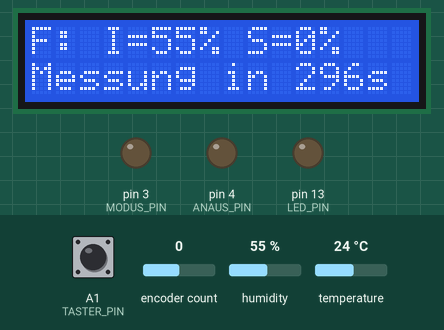
Recording of a sketch running on a simulated Arduino Uno, built with avr-gcc and run on an emulated ATmega328P. On the bench: 16×2 character LCD, output pins drawn as LEDs (lit = HIGH). The inputs (shaded band) are chosen by the test bench; at power-on: A1 (TASTER_PIN) HIGH, encoder count 0, humidity 55 %, temperature 24 °C. What the sketch prints to the serial monitor is not drawn.

Above: at 4.2 s.
4.3 s: A1 (TASTER_PIN) pulled LOW for 0.15 s
At 5.2 s:
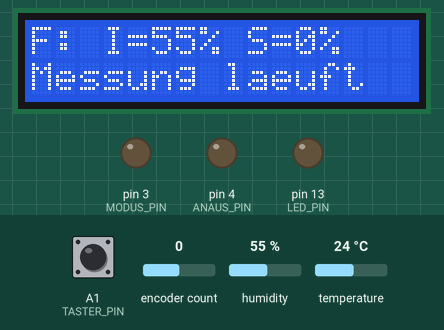
5.9 s: A1 (TASTER_PIN) pulled LOW for 1 s
9.9 s: A1 (TASTER_PIN) pulsed LOW 2 times (0.12 s each, 0.3 s apart)
At 13.3 s:
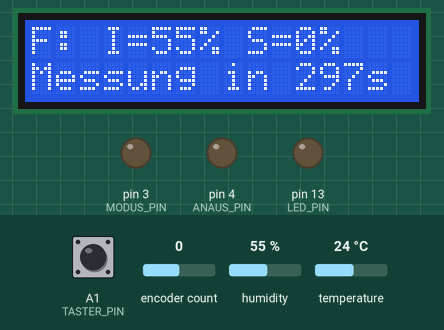
Timing chart, 0 to 14.5 s (numbered marks = the images above; inputs shaded):
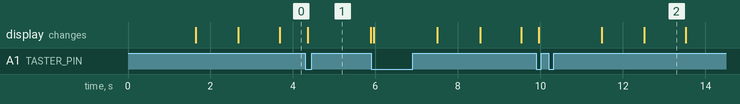

The sketch:

EntfeuchterSteuerung.ino
```cpp
#include <EEPROM.h>

#include <DHT.h>
#include <LiquidCrystal_I2C.h>
#include <RotaryEncoder.h>

// Debuglevel für print-Ausgaben (0 = Aus, 1 = Erstes Level, 2 = Zweites Level, 3 = alles)
#define DEBUG_LEVEL   3

// Wichtige Parameter:
// PINs
#define TASTER_PIN    A1          // PIN fuer Druckschalter (auf + gezogen)
#define DHT_PIN       2           // PIN fuer DHT-Daten
#define LED_PIN       13          // Nutze die eingebaute LED als Signal-LED
#define ANAUS_PIN     4           // PIN fuer Opto-Koppler: Ein-Aus
#define MODUS_PIN     3           // PIN fuer Opto-Koppler: Von "Normal" auf "Continuous"

// Zeiten (in Milli-Sekunden)
#define ZYKLUSZEIT      1000      // 1 Sekunde (Update Display)
#define LEUCHTZEIT      8000      // 8 Sekunden (Solange bleibt das Display beleuchtet)
#define MESSZEIT        300000    // 5 Minuten  (Messungsfrequenz)
#define MIN_LAUFZEIT    900000    // 15 Minuten (Wenn angeschaltet, Gerät mindestens so lange laufen lassen

#define DHTTYPE DHT22             // DHT 22  (AM2302), AM2321

#define FEUCHTE_MAX 75
#define FEUCHTE_MIN 45

// HW Objekte
DHT dht(DHT_PIN, DHTTYPE);
RotaryEncoder DrehGeber(A2, A3);
LiquidCrystal_I2C Anzeige(0x3F, 16, 2);;

// Globale Variablen
float Aktuelle_Feuchte = 0.0;
float FeuchtSchwelle = 0.0;
boolean GeraeteStatus = false;    // Initialisierung des TrocknerStatus, Anname: Geraet ist beim Einschalten "aus"
unsigned long GeraeteStartzeit = 0; // Egal bei Status Aus
unsigned long NaechsteMessung = 0;            // Zeit wann wieder mal gemessen werden soll
unsigned long Hintergrund = 0; // Zeit, wann die Hintergrundbeleuchtung ausgeschaltet wird (0 == ist aus)


void Anzeige_Feuchte(bool _Messung_laeuft = false) {
  if (DEBUG_LEVEL > 3) {
    Serial.print("Anzeige_Feuchte, Ist: ");
    Serial.print(Aktuelle_Feuchte);
    Serial.print(" Soll: ");
    Serial.println(FeuchtSchwelle);
  }
  Anzeige.clear();
  // Anzeige Zeile 1 immer
  // F: I=Ist%  S=Soll%
  // Anzeige Zeile 2 je nach Status:
  // - Messung laeuft
  // - Messung: xxx s
  // - Trocknen xxx s
  Anzeige.setCursor(0, 0);
  Anzeige.print("F: I=");
  Anzeige.print(int(Aktuelle_Feuchte));
  if (FeuchtSchwelle == FEUCHTE_MAX) {
    Anzeige.print("% *AUS*");
  } else {
    Anzeige.print("% S=");
    Anzeige.print(int(FeuchtSchwelle));
    Anzeige.print("%");
  }
  Anzeige.setCursor(0, 1);
  if (_Messung_laeuft) {
    Anzeige.print("Messung laeuft");
  } else {
    if (GeraeteStatus) {
      Anzeige.print("Trocknen ");
      unsigned long MSecs;
      MSecs = millis();
      Anzeige.print((MSecs - GeraeteStartzeit) / 1000);
      Anzeige.print("s");
    } else {
      Anzeige.print("Messung in ");
      Anzeige.print((NaechsteMessung - millis()) / 1000);
      Anzeige.print("s");
    }
  }
}

void setup() {
  // Ausgabe über Seriell
  if (DEBUG_LEVEL > 0) {
    Serial.begin(57600);
    Serial.println("Init");
  }

  EEPROM.get(0, FeuchtSchwelle);


  // Initialisierung der Ports
  // Drucktaster
  pinMode(TASTER_PIN, INPUT);
  // intene LED als Statusanzeige
  pinMode(LED_PIN, OUTPUT);
  digitalWrite(LED_PIN, LOW);
  // Pins für Opto-Koppler
  pinMode(ANAUS_PIN, OUTPUT);
  digitalWrite(ANAUS_PIN, LOW);
  pinMode(MODUS_PIN, OUTPUT);
  digitalWrite(MODUS_PIN, LOW);

  // HW Objekte initialisieren
  DrehGeber.setPosition(int(FeuchtSchwelle));

  Anzeige.begin();
  Anzeige.noBacklight();

  dht.begin();

  // Lese initial Feuchte ein:
  boolean MessErfolg = DHT_Messung(&Aktuelle_Feuchte);
}


// Zentrale Schleife, taktet mit ZYKLUSZEIT
void loop() {
  static unsigned long letzterUpdate = 0;

  // Regelmäßig das Display auf Stand bringen
  unsigned long Jetzt = millis();
  if (letzterUpdate + ZYKLUSZEIT < Jetzt) {
    Anzeige_Feuchte(false);
    letzterUpdate = Jetzt;
  }
  // Wenn das Licht an ist, aber die Zeit dafür abgelaufen ist, ausschalten
  if ((Hintergrund > 0) && (Hintergrund < Jetzt) && (!GeraeteStatus)) {
    Anzeige.noBacklight();
    Hintergrund = 0;
  }

  // erster Schritt: schauen, ob Knopf gedrueckt ist:
  if ( LOW == digitalRead(TASTER_PIN) ) {
    // Knopf gedrueckt, dann Licht an und eine Messung wird gestartet
    if (Hintergrund == 0)
      Anzeige.backlight();
    Hintergrund = Jetzt + LEUCHTZEIT;
    NaechsteMessung = 0;
    if (DEBUG_LEVEL > 2) {
      Serial.println("Knopf gedrückt, triggere Messung");
    }
  }

  DrehGeber.tick();
  int newPos = DrehGeber.getPosition();
  if (FeuchtSchwelle != newPos) {
    if (Hintergrund == 0)
      Anzeige.backlight();
    Hintergrund = Jetzt + LEUCHTZEIT;
    if (newPos < FEUCHTE_MIN) {
      if (DEBUG_LEVEL > 1) {
        Serial.print("Drehwert zu niedrig: ");
        Serial.println(newPos);
      }
      DrehGeber.setPosition(FeuchtSchwelle);
    } else if (newPos > FEUCHTE_MAX) {
      if (DEBUG_LEVEL > 1) {
        Serial.print("Drehwert zu hoch: ");
        Serial.println(newPos);
      }
      DrehGeber.setPosition(FeuchtSchwelle);
    } else {
      FeuchtSchwelle = newPos;
      EEPROM.put(0, FeuchtSchwelle);
      if (DEBUG_LEVEL > 0) {
        Serial.print("Schwelle geaendert: ");
        Serial.println(FeuchtSchwelle);
      }
      Anzeige_Feuchte(false);
    }
  }

  // Pruefe ob neue Messung nötig ist:
  if (Jetzt > NaechsteMessung) {
    if (DEBUG_LEVEL > 2) {
      Serial.print("Triggere Messung, Zeit jetzt: ");
      Serial.println(Jetzt / 1000);
    }
    NaechsteMessung = Jetzt + MESSZEIT;
    Messung();
    Anzeige_Feuchte(false);
  }
}

void Messung() {
  /* Sequenz:
    // 1. Messung
    // 2. Messung bewerten
    //  2.1 Messung fehlgeschlagen --> Schleife für 2 sek, mit 0,2 s blinkden. Schleife beenden (Sequenz wiederholen)
    //  2.2 Gemessener Wert trocken:
    //   2.2.1 Läuft Gerät, länger als MIN_LAUFZEIT
    //    2.2.1.1 Gerät ausschalten
    //  2.3 Gemessener Wert feucht:
    //   2.3.1 Läuft Gerät NICHT
    //    2.3.1.1 Gerät anschalten
  */

  // 1. Messung
  boolean MessErfolg = DHT_Messung(&Aktuelle_Feuchte);
  if (DEBUG_LEVEL > 2) {
    Serial.print("Erste Messung: Feuchte=");
    Serial.println(Aktuelle_Feuchte);
  }
  Anzeige_Feuchte(true);
  delay(1500);
  MessErfolg = DHT_Messung(&Aktuelle_Feuchte);

  if (DEBUG_LEVEL > 1) {
    Serial.print("Messung: Feuchte=");
    Serial.println(Aktuelle_Feuchte);
  }
  // 2. Messung bewerten
  //  2.1 Messung fehlgeschlagen?
  if (false == MessErfolg) {
    //  --> Schleife für 2,5 sek, mit 0,2 s blinken.
    boolean AnAus = false;
    if (DEBUG_LEVEL > 1) {
      Serial.println("Messung: Fehler");
    }
    // Blinken, wenn Messung schiefging
    for (int i = 0; i < 2500; i += 200) {
      if (!AnAus) {
        digitalWrite(LED_PIN, HIGH);
        AnAus = true;
      } else {
        digitalWrite(LED_PIN, LOW);
        AnAus = false;
      }
      delay(200);
    }
    //  Schleife beenden, nach 1 Sekunde wieder messen
    NaechsteMessung = millis() + 1000;
    return;
  }
  //  2.2 Gemessener Wert trocken (mind. 2% unter FeuchtSchwelle):
  if (Aktuelle_Feuchte < FeuchtSchwelle - 2.0 ) {
    if (DEBUG_LEVEL > 1) {
      Serial.print("Feuchte < SCHWELLE:");
      Serial.println(FeuchtSchwelle);
    }
    //   2.2.1 Läuft Gerät
    if (GeraeteStatus) {
      unsigned long MSecs;
      MSecs = millis();
      if ((MSecs < GeraeteStartzeit) || (MSecs > GeraeteStartzeit + MIN_LAUFZEIT))  {
        //    2.2.1.1 Gerät ausschalten
        if (DEBUG_LEVEL > 1) {
          Serial.println("Geraet Ausschalten");
        }
        AnAusSchalten();
      }
    }
  }
  if ((FeuchtSchwelle == FEUCHTE_MAX) && (GeraeteStatus) ) {
    //    Abschalten, falls per Drehregler der auf MAX gedreht wird und das Gerät läuft
    if (DEBUG_LEVEL > 1) {
      Serial.println("Geraet abschalten");
    }
    AnAusSchalten();
  }
  if ((FeuchtSchwelle < FEUCHTE_MAX) && (Aktuelle_Feuchte >= FeuchtSchwelle )) {
    //  2.3 Gemessener Wert feucht:
    //   2.3.1 Läuft Gerät NICHT
    if (DEBUG_LEVEL > 1) {
      Serial.println("Feuchte >= Schwelle");
    }
    if (!GeraeteStatus) {
      //    2.3.1.1 Gerät anschalten
      if (DEBUG_LEVEL > 1) {
        Serial.println("Geraet Anschalten");
      }
      AnAusSchalten();
    }
  }
}

void AnAusSchalten(void) {
  if (Hintergrund == 0)
    Anzeige.backlight();
  Hintergrund = millis() + LEUCHTZEIT;
  // Hey, etwas schalten: zeige aktuelle Werte
  Anzeige_Feuchte(false);

  // Einschalten: 200 ms Port ANAUS_PIN auf HIGH, dann 1 s pausieren, dann 200 ms PORT MODUS_PIN auf HIGH (1x --> "Continuous")
  // Ausschalten: 200 ms Port ANAUS_PIN auf HIGH, dann nix mehr. Aber Modus ist dann wurscht, also das gleiche wie beim Einschalten machen
  if (DEBUG_LEVEL > 2) {
    Serial.println("AnAusSchalten:");
    Serial.print("AnAus: ein");
  }
  digitalWrite(ANAUS_PIN, HIGH);
  delay(200);
  if (DEBUG_LEVEL > 2) {
    Serial.print("..aus");
  }
  digitalWrite(ANAUS_PIN, LOW);
  delay(1000);
  if (DEBUG_LEVEL > 2) {
    Serial.print("  Modus: ein");
  }
  digitalWrite(MODUS_PIN, HIGH);
  delay(200);
  if (DEBUG_LEVEL > 2) {
    Serial.println("..aus");
  }
  digitalWrite(MODUS_PIN, LOW);
  // Jetzt sollte der Modus gewechselt haben
  GeraeteStatus = !GeraeteStatus;
  // Ob Einschalten oder Ausschalten ist egal, Hauptsache ist, dass beim Einschalten die Zeit gemerkt wird.
  GeraeteStartzeit = millis();
  // Kontroll-LED auf Stand bringen
  digitalWrite(LED_PIN, GeraeteStatus ? HIGH : LOW);
  // Hey, etwas schalten: zeige aktuelle Werte
  Anzeige_Feuchte();
}

boolean DHT_Messung(float *f) {
  // Messe immer 2x, da der erste Wert der letzte gespeicherte Messwert ist.
  //  *f = dht.readHumidity();
  //  delay(2000);
  *f = dht.readHumidity();
  float t = dht.readTemperature();  // nur zur Kontrolle, keine Nutzung der Temperatur
  if (DEBUG_LEVEL > 2) {
    Serial.print("Werte: F=");
    Serial.print(*f);
    Serial.print(" T=");
    Serial.println(t);
  }
  return !( isnan(*f) || isnan(t) );
}
```

Measured:
- after the input at 4.3 s, the display: changes after 0.06 s (image 1)
- after the input at 9.9 s, the display: first changes after 0.06 s (image 2 shows a later state)
- what the display in image 2 shows lasts 1.0 s, from 12.5 s to 13.5 s
